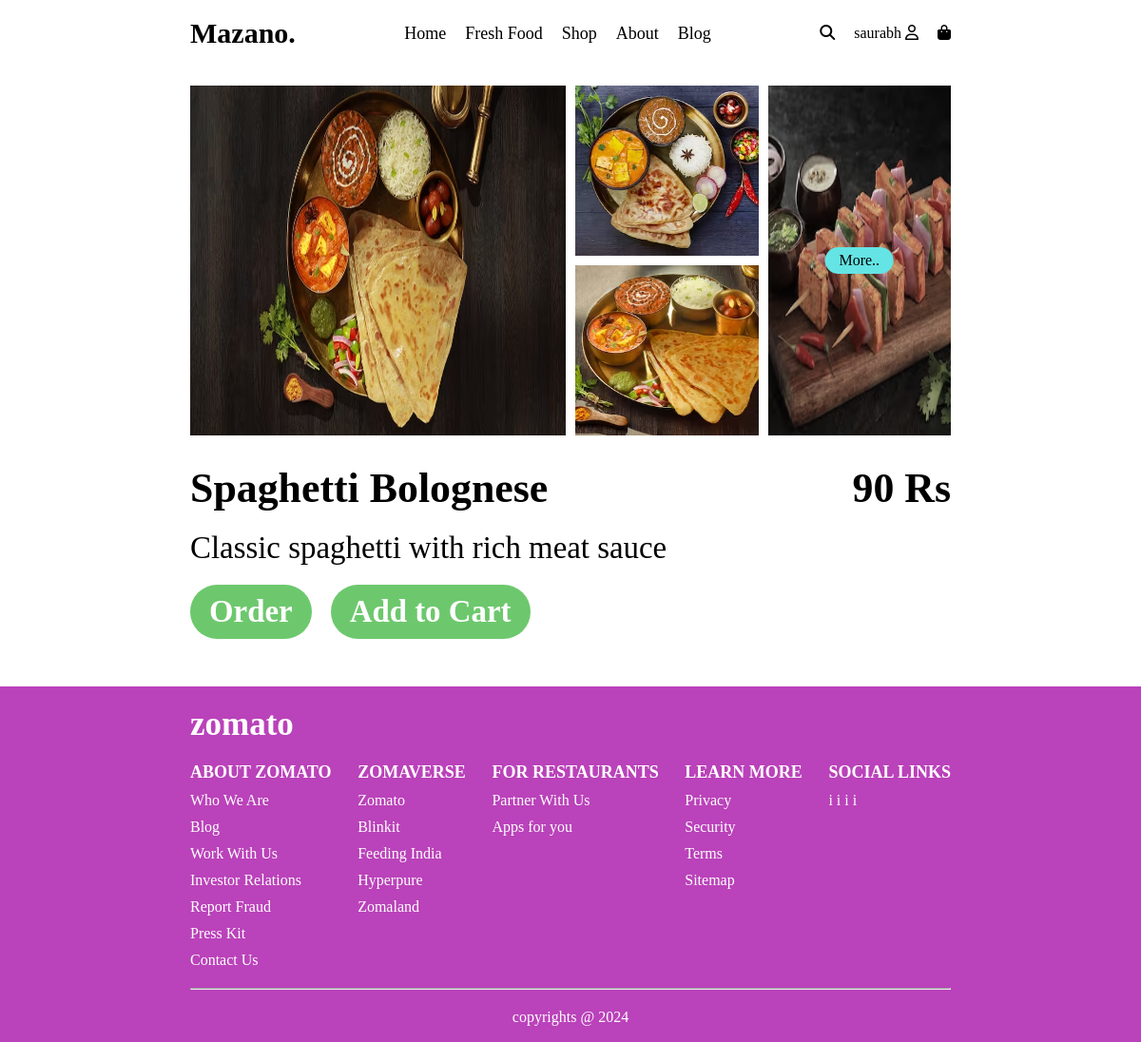
The app's page /user/us_food.php?s_item=1 (signed in) with its own data.
### tables this page shows
CREATE TABLE `users_data` (
  `id` int(11) NOT NULL,
  `username` varchar(30) NOT NULL,
  `email` varchar(50) NOT NULL,
  `password` varchar(100) NOT NULL
);

CREATE TABLE `fooditems` (
  `id` int(11) NOT NULL,
  `food_name` varchar(30) NOT NULL,
  `food_category` varchar(30) NOT NULL,
  `food_description` varchar(255) NOT NULL,
  `food_ingredients` varchar(255) NOT NULL,
  `price` int(10) NOT NULL,
  `quantity` int(100) NOT NULL,
  `discount_percentage` int(100) DEFAULT NULL,
  `primary_img` varchar(255) NOT NULL,
  `set_of_imgs` varchar(255) DEFAULT NULL
);

### user/us_food.php (the view, shortened to what this page needs)
<?php
require("../session.php");
$get_user_data_query = "SELECT * FROM users_data WHERE email = '{$_SESSION['email']}'";
$get_user_data = mysqli_query($conn, $get_user_data_query) or die("User Not available");
$user_data = mysqli_fetch_assoc($get_user_data);
$fetch_food_data_query = "SELECT * FROM foodItems WHERE id = {$_GET['s_item']}";
$fetch_food_data = mysqli_query($conn, $fetch_food_data_query);
$foodData = mysqli_fetch_assoc($fetch_food_data);
$css = "us_food";
include("./header.php");
?>
    <main>
        <section class="food">
            <div class="food-container">
                <div class="food-items food-1">
                    <img src="../assets/images/desi-meals.png" alt="" id="food-1">
                </div>
                <div class="food-items food-2">
                    <img src="../assets/images/desi-meals2.png" alt="" id="food-2">
                </div>
                <div class="food-items food-3">
                    <div class="btn">
                        More..
                    </div>
                </div>
                <div class="food-items food-4">
                    <img src="../assets/images/desi-meals4.png" alt="" id="food-4">
                </div>
            </div>
            <div class="food-content">
                <div class="food-title">
                    <span>
                        <?= $foodData['food_name'] ?>
                    </span>
                    <span>
                        <?= $foodData['price'] . " Rs" ?>
                    </span>
                </div>
                <div class="food-text">
                    <?= $foodData['food_description'] ?>
                </div>
                <div class="btns">
                    <a href="./checkout.php?order_id=<?= $foodData['id'] ?>">
                        Order
                    </a>
                    <a href="./models/add_to_cart.php?add_cart=<?= $foodData['id'] ?>">
                        Add to Cart
                    </a>
                </div>
            </div>
        </section>
    </main>
<?php include("./footer.php") ?>

### user/header.php (shortened to what this page needs)
<!DOCTYPE html>
<html lang="en">
<head>
    <link rel="stylesheet" href="https://cdnjs.cloudflare.com/ajax/libs/font-awesome/6.5.2/css/all.min.css" />
    <link rel="stylesheet" href="../css/<?= $css ?>.css">
</head>
<body>
    <nav>
        <div>
            <span class="title">Mazano.</span>
        </div>
        <div class="links-items">
            <span><a href="./dashboard.php">Home</a></span>
            <span><a href="#">Fresh Food</a></span>
            <span><a href="#">Shop</a></span>
            <span><a href="#">About</a></span>
            <span><a href="#">Blog</a></span>
        </div>
        <div class="links-icons">
            <span><i class="fa-solid fa-magnifying-glass"></i></span>
            <span>
                <?= $user_data['username'] ?>
                <a>
                    <i class="fa-regular fa-user"></i>
                </a>
            </span>
            <span>
                <a href="./checkout.php">
                    <i class="fa-solid fa-bag-shopping"></i>
                </a>
            </span>
        </div>
    </nav>

### css/us_food.css (style rules this page uses)
* { padding: 0; margin: 0; box-sizing: border-box; }
body { --background-color: #000; --pure-background: #000; --color: #fff; --scroll-color: #a3a3a3; font-size: 16px; overflow-x: hidden; scroll-behavior: smooth; }
a { color: #000; text-decoration: none; }
nav { background-color: #fff; color: #000; height: 70px; width: 100vw; display: flex; justify-content: space-between; align-items: center; padding: 0 200px; }
nav .title { font-size: 30px; font-weight: 600; }
nav :is(.links-items, .links-icons) { display: flex; justify-content: center; align-items: center; gap: 20px; cursor: pointer; }
nav .links-items a { font-size: 18px; }
.food { padding: 20px 200px; }
.food-container { display: grid; grid-template-areas: 'one one two three' 'one one four three'; grid-gap: 10px; }
.food-items { overflow: hidden; background-color: aquamarine; position: relative; }
.food-items img { width: 100%; height: 100%; transition: 0.5s ease-in-out; }
.food-1 { grid-area: one; }
.food-2 { grid-area: two; }
.food-3 { grid-area: three; filter: grayscale(0.5); }
.food-4 { grid-area: four; }
.food-content { font-size: 3vmin; font-weight: 600; }
.btns { display: flex; gap: 20px; }
.btns a { padding: 10px 20px; text-align: center; min-width: 100px; border-radius: 50px; background-color: rgb(109, 200, 109); cursor: pointer; color: white; }
.food-content { padding: 20px 0px; }
.food-content div { padding: 10px 0px; }
.food-title { width: 100%; font-size: 4vmin; font-weight: 800; display: flex; justify-content: space-between; align-items: center; }
.food-text { font-size: 3vmin; font-weight: 400; }
.btn { position: absolute; top: 50%; left: 50%; transform: translate(-50%, -50%); background-color: aqua; padding: 5px 15px; border-radius: 50px; }

### records on screen
users_data: username "saurabh"
fooditems: food_name "Spaghetti Bolognese", price "90", food_description "Classic spaghetti with rich meat sauce"
